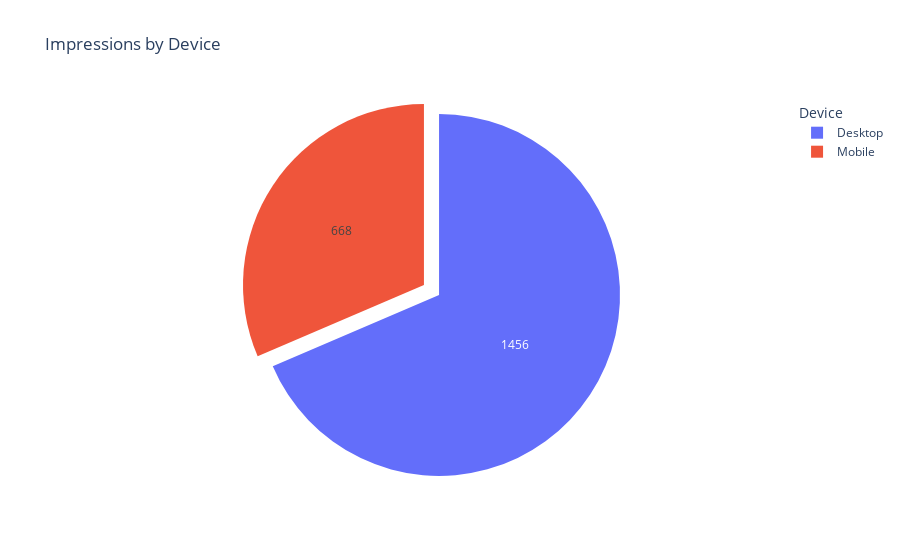

Write notebook code for a chart like this one.
### Markdown cell above
### Process 1D (Output 2) Pie Chart for Impressions by Device Type

### Code cell
def plot_impressions_by_device(output_folder=".", save_charts=False):

    # Process
    fig = px.pie(
        df_devices,
        names="Device",
        values="Impressions",
        title="Impressions by Device",
        hole=0, 
    )
    
    fig.update_traces(
        textinfo='value',  
        textposition='inside',
        pull=[0.05]*len(df_devices),  
        insidetextorientation='auto',
        showlegend=True
    )

    fig.update_layout(
        uniformtext_minsize=12,
        uniformtext_mode='hide',
        legend_title_text="Device",
    )

    # Print Results
    fig.show()

    # Save Chart
    if save_charts:
        os.makedirs(output_folder, exist_ok=True)
        file_path = os.path.join(output_folder, "13_GSC_Impressions_By_Device.png")
        fig.write_image(file_path)
        print(f"Saved to {file_path}")

plot_impressions_by_device(output_folder="Output", save_charts=True)

# Process Powerpoint
slide11 = ppt.slides[10]
for shape in slide11.shapes:
    if not shape.has_text_frame:
        continue
    for paragraph in shape.text_frame.paragraphs:
        for run in paragraph.runs:
            if "Website" in run.text:
                text = run.text
                text = text.replace("Website", ppt_website)
                run.text = text
image_path = os.path.join(output_folder, "13_GSC_Impressions_By_Device.png")
left = Inches(1)  
top = Inches(1.5)    
width = Inches(6) 
height = Inches(4)
for shape in list(slide11.shapes):
    if shape.shape_type == MSO_SHAPE_TYPE.PICTURE:
        slide11.shapes._spTree.remove(shape._element)
pic = slide11.shapes.add_picture(image_path, left, top, width=width, height=height)

### Figure 1 — Plotly figure (JSON) as saved in the notebook; plotly's stock layout.template omitted (floating-point values rounded to 4 significant figures)
{"data": [{"domain": {"x": [0, 1], "y": [0, 1]}, "hole": 0, "hovertemplate": "Device=%{label}<br>Impressions=%{value}<extra></extra>", "insidetextorientation": "auto", "labels": ["Desktop", "Mobile"], "legendgroup": "", "name": "", "pull": [0.05, 0.05], "showlegend": true, "textinfo": "value", "textposition": "inside", "type": "pie", "values": [1456, 668]}], "layout": {"autosize": true, "legend": {"title": {"text": "Device"}, "tracegroupgap": 0}, "title": {"text": "Impressions by Device"}, "uniformtext": {"minsize": 12, "mode": "hide"}}}
